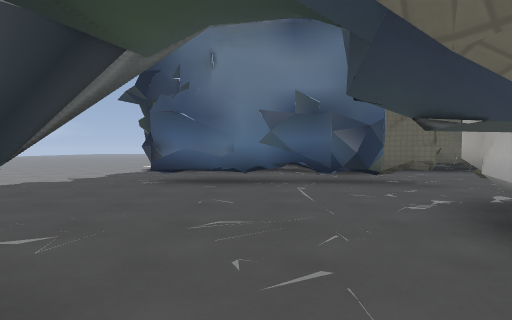
[1] (above)

24 first-person views from a walk through a 3-D level made in the Godot game engine. The camera is 1.4 m above the floor, tilts 2° down and sees 80° across. The floor is counted in squares, 2 m on a side. Each view is taken from the middle of a square. On the plan, view 1 faces up. The plan holds only what a view shows up to about 10 squares ahead; the rest is blank. The place goes on beyond the plan. Some surface patterns are stand-ins.

[2]
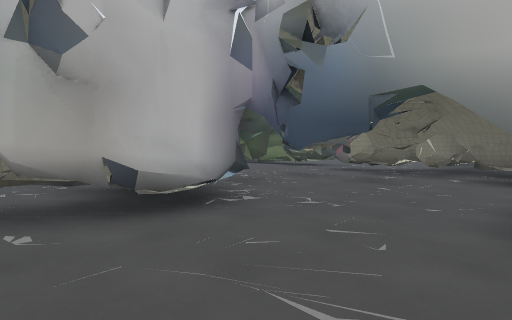

[3]
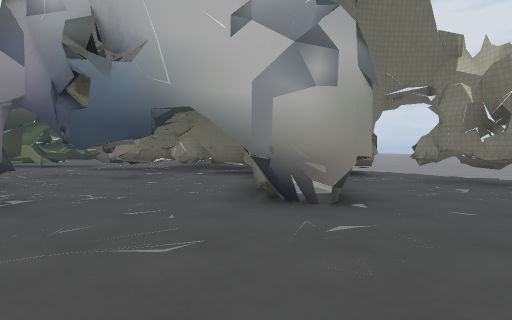

[4]
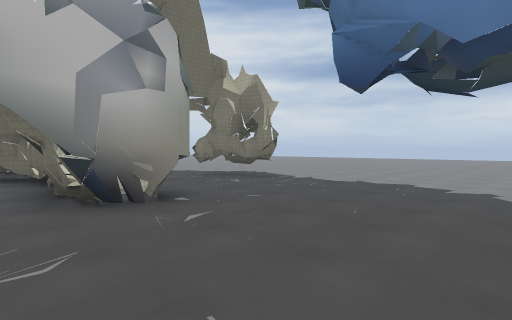

[5]
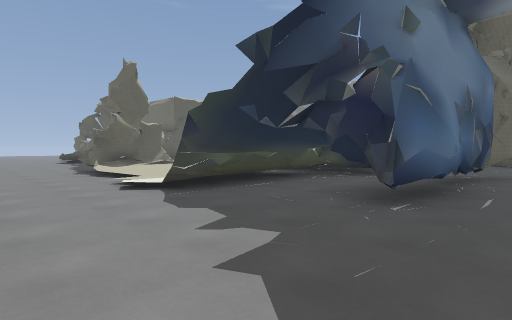

[6]
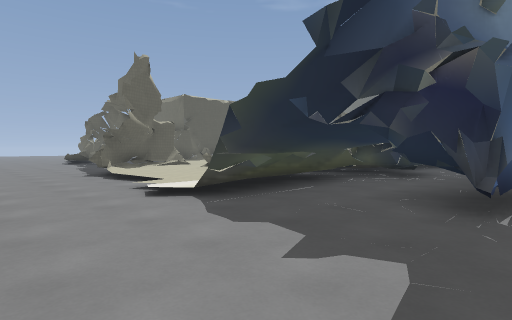

[7]
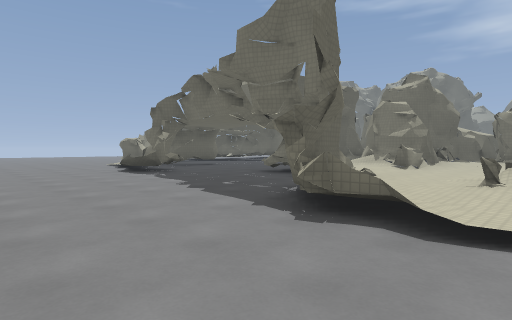

[8]
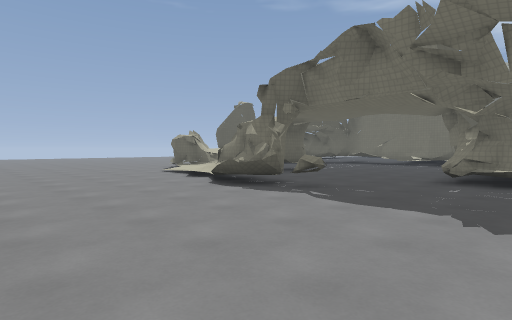

[9]
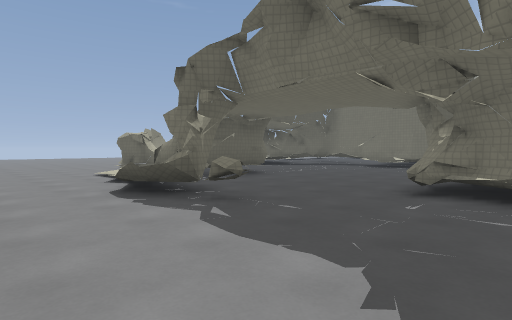

[10]
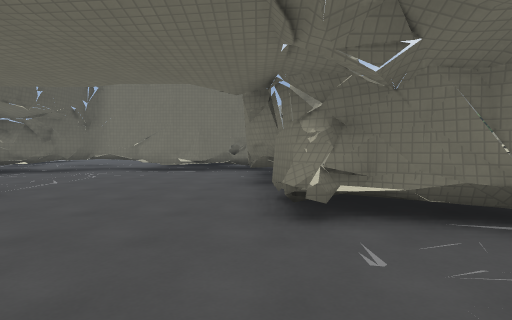

[11]
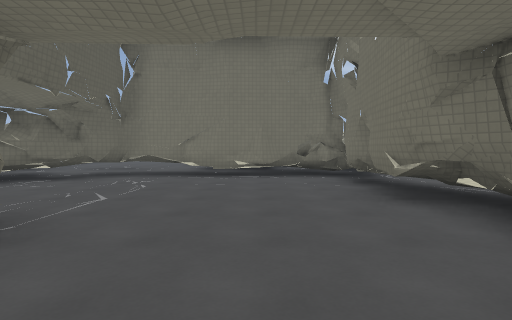

[12]
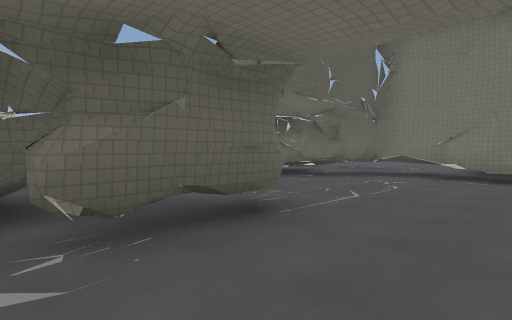

[13]
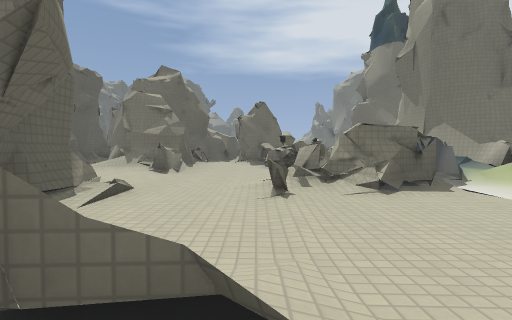

[14]
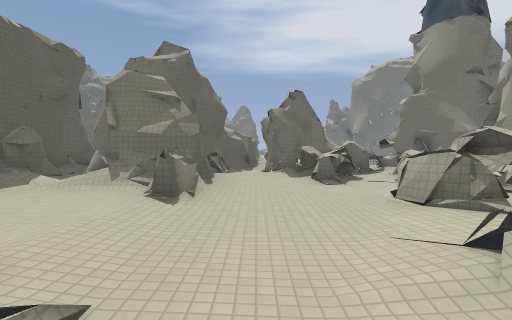

[15]
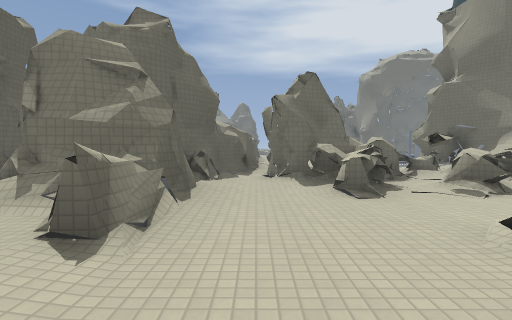

[16]
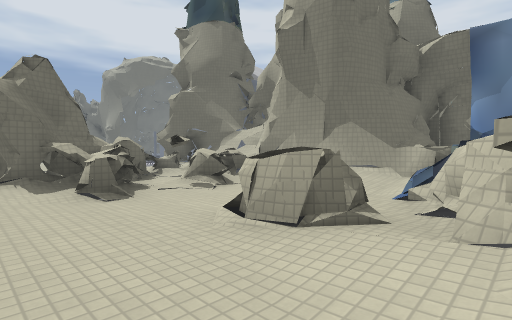

[17]
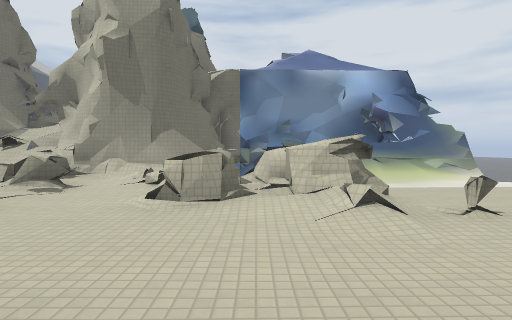

[18]
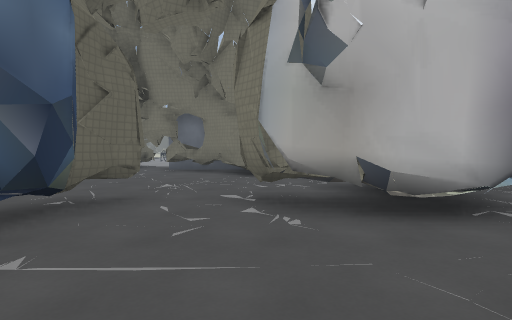

[19]
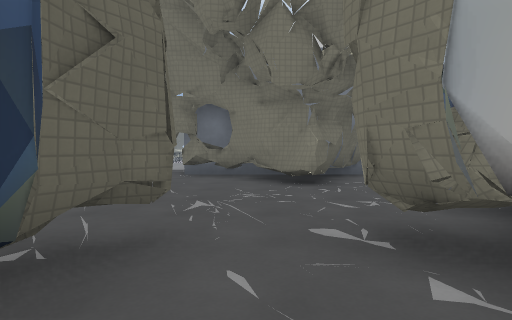

[20]
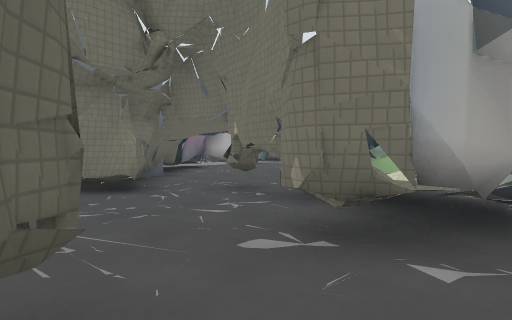

[21]
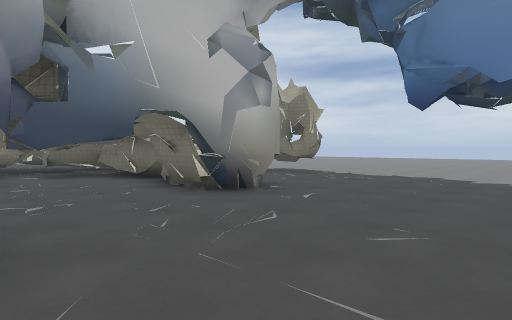

[22]
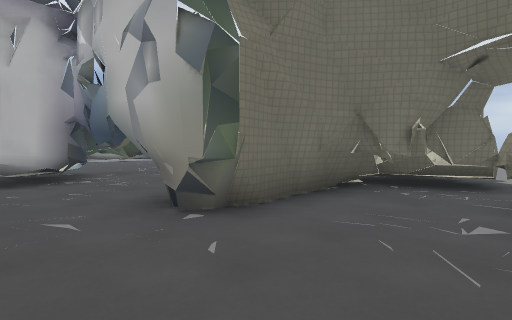

[23]
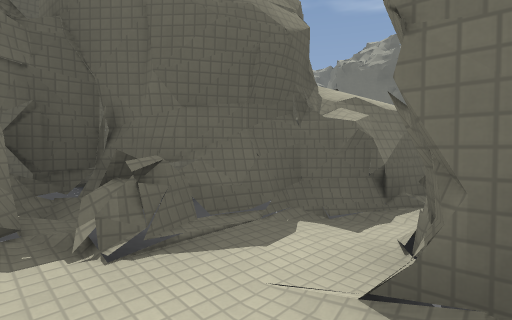

[24]
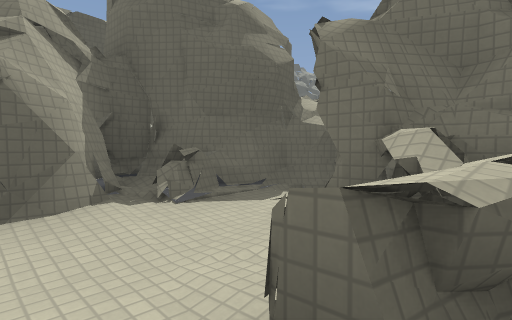

### Floor plan
Key: @ floor where view 1 was taken; # wall or solid block; x gap in a wall; . main floor; : floor 0.25 m higher than the main floor; + floor 0.5 m higher than the main floor; / step, stairs or slope; = window, fence, low wall or low ledge; ^ raised ledge; v drop or lower ground.
Columns run from 6 left of view 1 to 11 right of it. Each row starts with its distance up from view 1.
 26  ....///  ...##
 25  ..../#//#....#
 24  ....#####....#
 23 ....=#........#
 22 .....#........#
 21 .....=........#
 20 .......########
 19 .......#:///####
 18 ......##::##vvv##
 17 ......#/::=vv#vvv
 16 ...####///=#x=##v
 15 ...#:::/::::::+/##
 14 .../::=/:::::###
 13 .../::##+#::^###
 12  ../::##/+::#=#^
 11 ...:::/#^///====
 10 .../// #=///+^##
  9 ...#   ###########
  8 .....# #^x....####
  7 ....####=#.....##
  6 .........#.....##
  5 ..............###
  4 .........#...## #
  3 ........####..###
  2 ........#####..###
  1 ....##.#####.....#
  0 #...##@...##.....
 -1 ##..##.#..##  ..
 -2 ^#.#^#.......
 -3 ..#^^#.##x##.
 -4 ..#^^^##.....
 -5 ...^^######..
 -6   ..##=###
 -7       ==

Where each view was taken, in squares from view 1:
view 1: 0 up, 0 right, facing up
view 2: 4 up, 1 left, facing down-right
view 3: 5 up, 1 left, facing down
view 4: 5 up, 0 right, facing down-left
view 5: 5 up, 6 left, facing up-right
view 6: 6 up, 6 left, facing up-right
view 7: 13 up, 6 left, facing up-right
view 8: 18 up, 6 left, facing up-right
view 9: 18 up, 4 left, facing up-right
view 10: 20 up, 2 left, facing right
view 11: 22 up, 0 right, facing right
view 12: 22 up, 0 right, facing up-right
view 13: 14 up, 4 left, facing right
view 14: 15 up, 1 left, facing right
view 15: 15 up, 1 right, facing right
view 16: 15 up, 1 right, facing down-right
view 17: 17 up, 2 right, facing down
view 18: 4 up, 1 left, facing right
view 19: 5 up, 1 right, facing right
view 20: 6 up, 2 right, facing down-right
view 21: 5 up, 2 right, facing down-left
view 22: 3 up, 5 left, facing down-right
view 23: 14 up, 6 right, facing up-right
view 24: 13 up, 5 right, facing up-right
